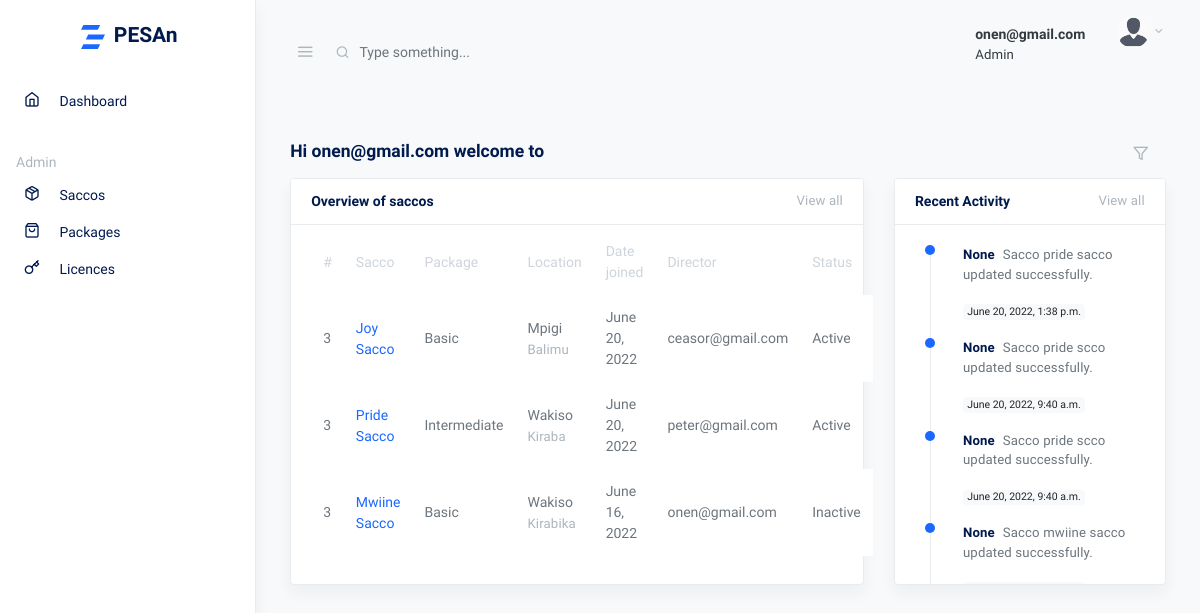
/dashboard (signed in), run on an earlier commit of the app's database.
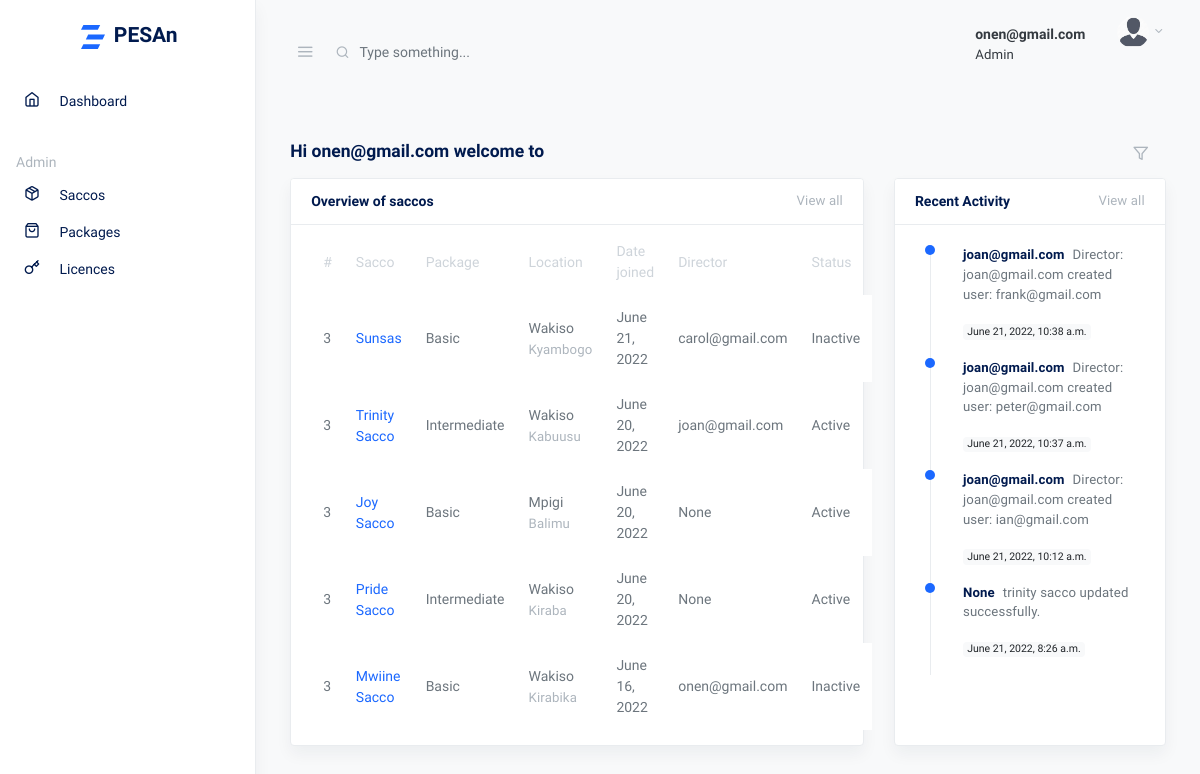
And on a later commit of the database.
### core/models.py (models this page shows, shortened)
class CustomModel(models.Model):
    created_on = models.DateTimeField(auto_now_add=True)
    updated_on = models.DateTimeField(auto_now=True, null=True)
    class Meta:
        abstract = True
        ordering = ['created_on']

class Sacco(CustomModel):
    name = models.CharField(max_length=80, unique=True)
    type = models.CharField(max_length=40, choices=SACCO_TYPE, default='savings')
    tin = models.CharField(max_length=14, unique=True)
    package = models.ForeignKey(Package, null=True, on_delete=models.SET_NULL, related_name='bussiness_package')  # TODO Set package to default rather than null
    district = models.CharField(max_length=60, null=True, blank=True,)
    location = models.CharField(max_length=60, null=True, blank=True,)
    email = models.EmailField(null=True, blank=True, unique=True)
    by_laws = models.FileField(upload_to='by_laws', null=True, blank=True, validators=[image_validator])
    permit = models.FileField(upload_to='permit',  validators=[image_validator])
    recommendation = models.FileField(upload_to='recommendation',  validators=[image_validator], help_text='Recommendation from LC1')
    incorporation = models.FileField(upload_to='certificates',  validators=[image_validator], help_text='Certificate of incorporation')
    status = models.CharField(max_length=10, default='inactive')
    director = models.ForeignKey(User, null=True, on_delete=models.SET_NULL, related_name='business_director', blank=True,)
    created_by = models.ForeignKey(User, on_delete=models.CASCADE, related_name='bussiness_creator')
    updated_by = models.ForeignKey(User, on_delete=models.CASCADE, related_name='bussiness_updater', null=True, blank=True)
    objects = models.Manager()
    filtered_objects = SaccoManager()
    class Meta:
        ordering = ['-created_on']
    def get_absolute_url(self):
        return reverse('sacco_detail', kwargs={'pk': self.pk})

class Package(CustomModel):
    name = models.CharField(max_length=60, unique=True)
    capacity = models.PositiveIntegerField()
    price = models.PositiveIntegerField(validators=[MinValueValidator(120000)], help_text='The minimum package price is 120,000/= per year ')
    status = models.CharField(max_length=10, default='active')
    def __str__(self):
        return self.name

class Trail(models.Model):
    sacco = models.ForeignKey(Sacco, blank=True, null=True, on_delete=models.SET_NULL)
    event = models.CharField(max_length=90, null=True)
    url = models.URLField(max_length=90, null=True, blank=True)
    created_by = models.ForeignKey(User, null=True, on_delete=models.SET_NULL)
    created_on = models.DateTimeField(auto_now_add=True)
    class Meta:
        ordering = ['-created_on']

### accounts/models.py (models this page shows, shortened)
class User(AbstractBaseUser, PermissionsMixin):
    USERNAME_FIELD = 'email'
    REQUIRED_FIELDS = []
    first_name = models.CharField(max_length=20, blank=True, null=True)
    last_name = models.CharField(max_length=20, blank=True, null=True)
    username = models.CharField(max_length=20, blank=True, null=True)
    email = models.EmailField(unique=True)
    telephone = models.CharField(max_length=15, blank=True, null=True, unique=True)
    id_type = models.CharField(max_length=20, blank=True, choices=ID_TYPE, default='national')
    id_number = models.CharField(max_length=20, unique=True, blank=True, null=True, validators=[MinLengthValidator(9), MaxLengthValidator(14)])
    photo = models.ImageField(upload_to='profile/', blank=True, null=True, validators=[image_validator])
    date_joined = models.DateTimeField(auto_now_add=True)
    updated_at = models.DateTimeField(auto_now=True)
    is_active = models.BooleanField(default=True)
    is_staff = models.BooleanField(default=False)
    is_member = models.BooleanField(default=False)
    is_previously_logged_in = models.BooleanField(default=False)
    gender = models.CharField(max_length=20, choices=MARITAL_STATUS, default='single')
    village = models.CharField(max_length=60, blank=True, null=True)
    date_of_birth = models.DateField(auto_now_add=False, auto_created=False, blank=True, null=True, validators=[dob_validation])
    gender = models.CharField(max_length=20, blank=True, choices=GENDER, default='single')
    next_of_kin_name = models.CharField(max_length=50, blank=True, null=True)
    next_of_kin_contact = models.CharField(max_length=50, blank=True, null=True)
    occupation = models.CharField(max_length=60, blank=True, null=True)
    employer_type = models.CharField(max_length=60, blank=True, choices=EMPLOYMENT_TYPE, default='organization')
    organization = models.CharField(max_length=80, blank=True, null=True)
    objects = UserManager()
    class Meta:
        ordering = ['-date_joined', '-updated_at']
    def __str__(self):
        return self.email
    def get_absolute_url(self):
        return reverse('user', kwargs={'pk': self.pk})

### core/views.py (the view, shortened to what this page needs)
# urls.py: path('dashboard', dashboard, name='dashboard'),
@login_required
@user_logged_in_before
def dashboard(request):
    if request.user.is_superuser:
        saccos = Sacco.objects.all()
        trails = Trail.objects.all()
        sacco_user = ''
        sacco = ''
    context = {
        'saccos': saccos,
        'trails': trails[:4],
        'sacco': sacco,
        }
    return render(request, 'dashboard.html', context)

### templates/dashboard.html (shortened to what this page needs)
{% extends 'base.html' %}
{% load static %}
{% block content %}
<div class="container-fluid">
    <div class="row justify-content-center">
      <div class="col-12">
        <div class="row align-items-center mb-2">
          <div class="col">
            <h2 class="h5 page-title">Hi {{user.email}} welcome to {{sacco|title}}</h2>
          </div>
          <div class="col-auto">
            <form class="form-inline">
              <div class="form-group d-none d-lg-inline">
                <div id="reportrange" class="px-2 py-2 text-muted">
                </div>
              </div>
              <div class="form-group">
                <button type="button" class="btn btn-sm mr-2"><span class="fe fe-filter fe-16 text-muted"></span></button>
              </div>
            </form>
          </div>
        </div>
        <div class="row">
          <div class="col-md-8">
            <div class="card shadow eq-card">
              <div class="card-header">
                <strong class="card-title">Overview of saccos</strong>
                <a class="float-right small text-muted" href="{% url 'sacco_list' %}">View all</a>
              </div>
              <div class="card-body">
                <table class="table table-hover table-borderless table-striped mt-n3 mb-n1">
                  <thead>
                    <tr>
                      <th>#</th>
                      <th>Sacco</th>
                      <th>Package</th>
                      <th>Location</th>
                      <th>Date joined</th>
                      <th>Director</th>
                      <th>Status</th>
                    </tr>
                  </thead>
                  <tbody>
                    {% for sacco in saccos %}
                    <tr>
                      <td>3</td>
                      <th scope="col"><a href="{{sacco.get_absolute_url}}">{{sacco.name|title}}</a></th>
                      <td>{{sacco.package|title}}</td>
                      <td>{{sacco.district|title}}<br /><span class="small text-muted">{{sacco.location|title}}</span></td>
                      <td>{{sacco.created_on|date}}</td>
                      <td>{{sacco.director}}</td>
                      <td>{{sacco.status|title}}</td>
                    </tr>
                    {% endfor %}
                  </tbody>
                </table>
              </div>
            </div>
          </div>
          <div class="col-md-4">
            <div class="card shadow eq-card timeline">
              <div class="card-header">
                <strong class="card-title">Recent Activity</strong>
                <a class="float-right small text-muted" href="#!">View all</a>
              </div>
              <div class="card-body" data-simplebar style="height: 360px; overflow-y: auto; overflow-x: hidden;">
                {% for trail in trails %}
                <div class="pb-3 timeline-item item-primary">
                  <div class="pl-5">
                    <div class="mb-3 small"><strong>
                      {{trail.created_by}}</strong><span class="mx-2">{{trail.event}}</span>
                    </div>
                     <span class="badge badge-light">{{trail.created_on}}</span>
                  </div>
                </div>
                {% endfor %}
              </div>
            </div>
          </div>
        </div>
      </div>
    </div>
  </div>
{% endblock content %}

What changed in the data, as far as the page shows it:
no longer on this page (row unchanged): Trail: created_by "None", event "Sacco pride sacco updated successfully.", created_on "June 20, 2022, 1:38 p.m."
no longer on this page (row unchanged): Trail: created_by "None", event "Sacco pride scco updated successfully.", created_on "June 20, 2022, 9:40 a.m."
no longer on this page (row unchanged): Trail: created_by "None", event "Sacco pride scco updated successfully.", created_on "June 20, 2022, 9:40 a.m."
no longer on this page (row unchanged): Trail: created_by "None", event "Sacco mwiine sacco updated successfully."
added Sacco: name "Sunsas", package "Basic", district "Wakiso", location "Kyambogo", created_on "June 21, 2022", director "carol@gmail.com", status "Inactive"
added Sacco: name "Trinity Sacco", package "Intermediate", district "Wakiso", location "Kabuusu", created_on "June 20, 2022", director "joan@gmail.com", status "Active"
changed Sacco "Joy Sacco": director "ceasor@gmail.com" → "None"
changed Sacco "Pride Sacco": director "peter@gmail.com" → "None"
added Trail: created_by "joan@gmail.com", event "Director: joan@gmail.com created user: frank@gmail.com", created_on "June 21, 2022, 10:38 a.m."
added Trail: created_by "joan@gmail.com", event "Director: joan@gmail.com created user: peter@gmail.com", created_on "June 21, 2022, 10:37 a.m."
added Trail: created_by "joan@gmail.com", event "Director: joan@gmail.com created user: ian@gmail.com", created_on "June 21, 2022, 10:12 a.m."
added Trail: created_by "None", event "trinity sacco updated successfully.", created_on "June 21, 2022, 8:26 a.m."
